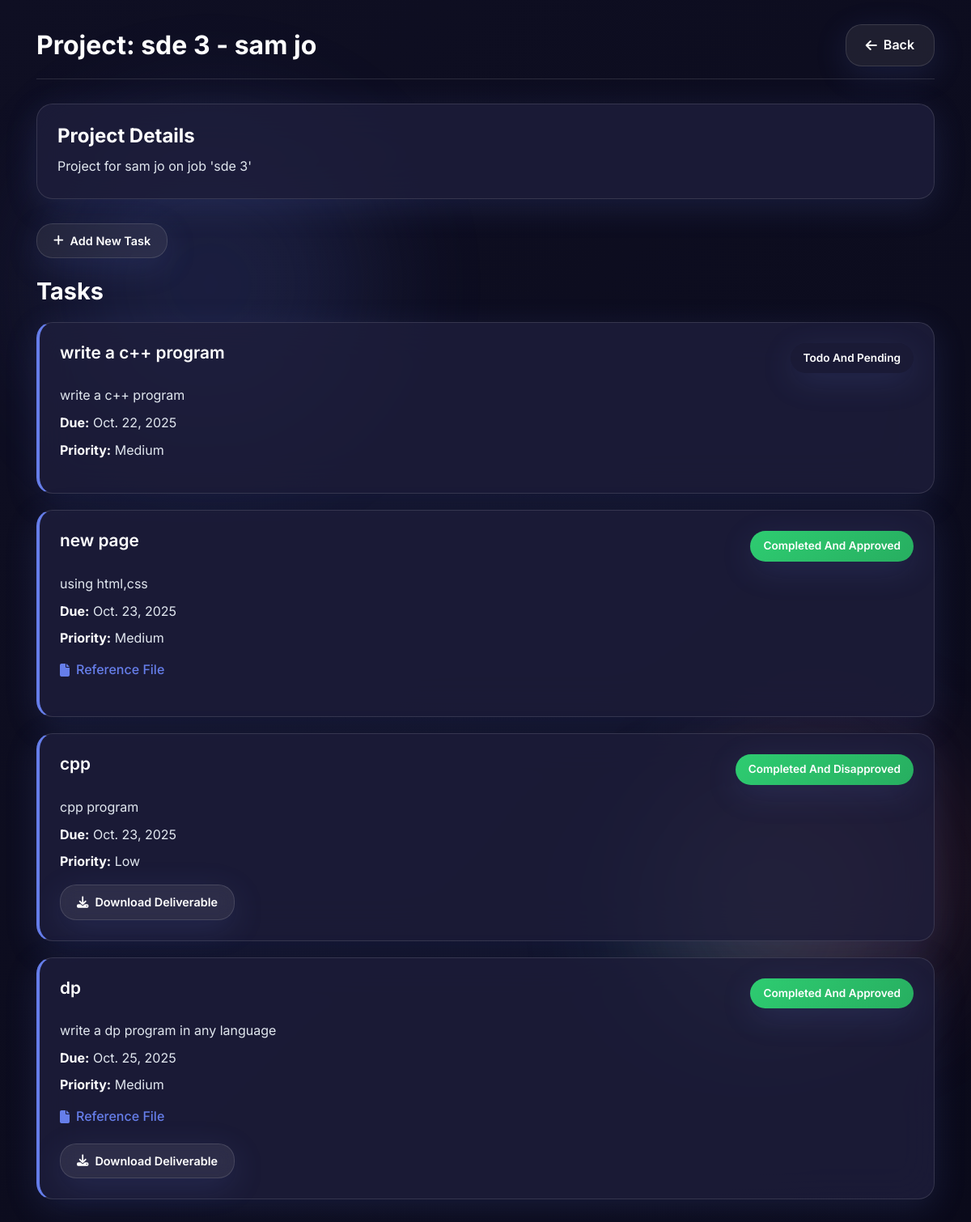
The page /project/19/tasks/ (signed in) on the database its author committed.
### freelancer/models.py (models this page shows, shortened)
class Project(models.Model):
    recruiter = models.ForeignKey(
        'RecruiterProfile', on_delete=models.CASCADE, related_name='projects'
    )
    freelancer = models.ForeignKey(
        'FreelancerProfile', on_delete=models.CASCADE, related_name='projects'
    )
    job = models.ForeignKey(
        'Job', on_delete=models.SET_NULL, null=True, blank=True, related_name='projects'
    )
    title = models.CharField(max_length=255)
    description = models.TextField(blank=True, null=True)
    status = models.CharField(
        max_length=20,
        choices=[
            ('active', 'Active'),
            ('completed', 'Completed'),
            ('cancelled', 'Cancelled'),
        ],
        default='active'
    )
    created_at = models.DateTimeField(auto_now_add=True)
    updated_at = models.DateTimeField(auto_now=True)
    class Meta:
        ordering = ['-created_at']

class Task(models.Model):
    STATUS_CHOICES = [
        ('todo', 'To Do'),
        ('in_progress', 'In Progress'),
        ('completed', 'Completed'),
        ('approved', 'Approved'),
    ]
    approval_status = models.CharField(
        max_length=20,
        choices=[('pending', 'Pending'), ('approved', 'Approved'), ('disapproved', 'Disapproved')],
        default='pending'
    )
    PRIORITY_CHOICES = [
        ('low', 'Low'),
        ('medium', 'Medium'),
        ('high', 'High'),
    ]
    project = models.ForeignKey(
        Project, on_delete=models.CASCADE, related_name='tasks'
    )
    title = models.CharField(max_length=255)
    description = models.TextField(blank=True, null=True)
    due_date = models.DateField(null=True, blank=True)
    priority = models.CharField(max_length=10, choices=PRIORITY_CHOICES, default='medium')
    status = models.CharField(max_length=20, choices=STATUS_CHOICES, default='todo')
    reference_file = models.FileField(
        upload_to='project_references/', blank=True, null=True,
        help_text="Optional file shared by recruiter (brief, guideline, etc.)"
    )
    freelancer_file = models.FileField(
        upload_to='freelancer_uploads/', blank=True, null=True,
        help_text="ZIP file uploaded by freelancer as task deliverable"
    )
    created_at = models.DateTimeField(auto_now_add=True)
    updated_at = models.DateTimeField(auto_now=True)
    class Meta:
        ordering = ['-created_at']

### freelancer/views.py (the view)
# urls.py: path('project/<int:project_id>/tasks/', project_tasks, name='project_tasks'),
@login_required
def project_tasks(request, project_id):
    project = get_object_or_404(Project, id=project_id)
    tasks = project.tasks.all()
    return render(request, 'recruiter/project_tasks.html', {
        'project': project,
        'tasks': tasks
    })

### templates/recruiter/project_tasks.html (shortened to what this page needs)
{% load static %}
<!DOCTYPE html>
<html lang="en">
<head>
  <link href="https://cdn.jsdelivr.net/npm/bootstrap@5.3.0/dist/css/bootstrap.min.css" rel="stylesheet">
  <link rel="stylesheet" href="https://cdnjs.cloudflare.com/ajax/libs/font-awesome/6.4.0/css/all.min.css">
</head>
<body>
    <div class="bg-animation">
        <div class="floating-orb orb-1"></div>
        <div class="floating-orb orb-2"></div>
        <div class="floating-orb orb-3"></div>
    </div>
    <div class="container">
        <div class="header">
            <h1>Project: {{ project.title }}</h1>
            <a href="{% url 'recruiter_message' %}" class="back-btn">
                <i class="fas fa-arrow-left"></i> Back
            </a>
        </div>
        <div class="project-info">
            <h2>Project Details</h2>
            <p>{{ project.description }}</p>
        </div>
        {% if user == project.recruiter.user %}
        <button id="showAddTaskBtn" class="btn btn-primary mb-4">
            <i class="fas fa-plus"></i> Add New Task
        </button>
        {% endif %}
        <h2 class="section-title">Tasks</h2>
        {% if tasks %}
            {% for task in tasks %}
            <div class="task-card">
                <div class="task-header">
                    <h3>{{ task.title }}</h3>
                    <span class="status-badge status-{{ task.status|lower }}">
                        {{ task.status|title }} and {{ task.approval_status }}
                    </span>
                </div>
                <div class="task-details">
                    <p>{{ task.description }}</p>
                    <p><strong>Due:</strong> {{ task.due_date }}</p>
                    <p><strong>Priority:</strong> {{ task.priority|title }}</p>
                    {% if task.reference_file %}
                    <p>
                        <a href="{{ task.reference_file.url }}" target="_blank" class="file-link">
                            <i class="fas fa-file"></i> Reference File
                        </a>
                    </p>
                    {% endif %}
                </div>
                {% if user == project.recruiter.user %}
                <div class="task-actions">
                    {% if task.freelancer_file %}
                    <a href="{{ task.freelancer_file.url }}" download class="btn btn-primary">
                        <i class="fas fa-download"></i> Download Deliverable
                    </a>
                    {% endif %}
                </div>
                {% endif %}
            </div>
            {% endfor %}
        {% else %}
            <div class="empty-state">
                <i class="fas fa-tasks"></i>
                <h3>No Tasks Yet</h3>
                <p>Get started by creating the first task for this project.</p>
            </div>
        {% endif %}
    </div>
</body>
</html>

### rows shown on the page
Project: title "sde 3 - sam jo", description "Project for sam jo on job 'sde 3'"
Task: title "write a c++ program", status "Todo", approval_status "Pending", description "write a c++ program", due_date "Oct. 22, 2025", priority "Medium"
Task: title "new page", status "Completed", approval_status "Approved", description "using html,css", due_date "Oct. 23, 2025", priority "Medium"
Task: title "cpp", status "Completed", approval_status "Disapproved", description "cpp program", due_date "Oct. 23, 2025", priority "Low"
Task: title "dp", status "Completed", approval_status "Approved", description "write a dp program in any language", due_date "Oct. 25, 2025", priority "Medium"
